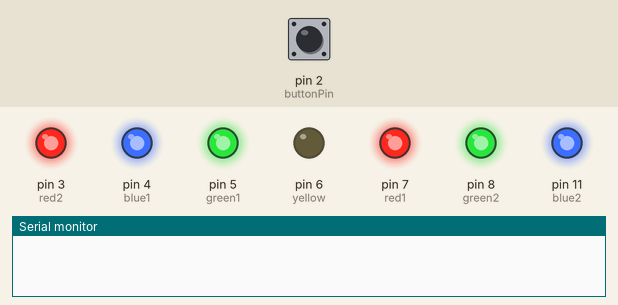
A sketch run on a simulated Arduino Uno, built with avr-gcc and run on an emulated ATmega328P. Shown: output pins drawn as LEDs (lit = HIGH), the last lines printed to the serial monitor. Dashed ring = blinking. The inputs (shaded band) are chosen by the test bench; at power-on: pin 2 (buttonPin) HIGH.

Above: at 1.2 s.
1.3 s: pin 2 (buttonPin) pulled LOW for 1 s
At 2.55 s:
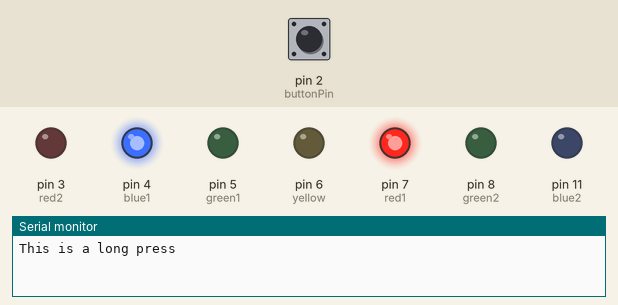
4.3 s: pin 2 (buttonPin) pulled LOW for 3.2 s
At 4.7 s:
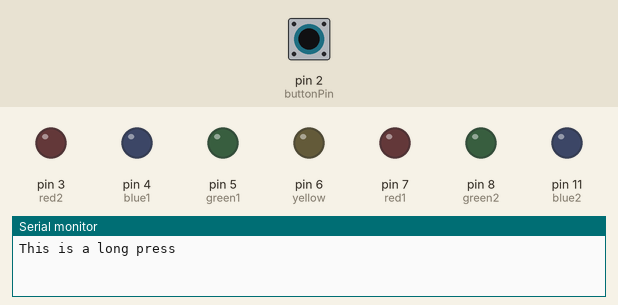
10.5 s: pin 2 (buttonPin) pulled LOW for 0.15 s
At 11.75 s:
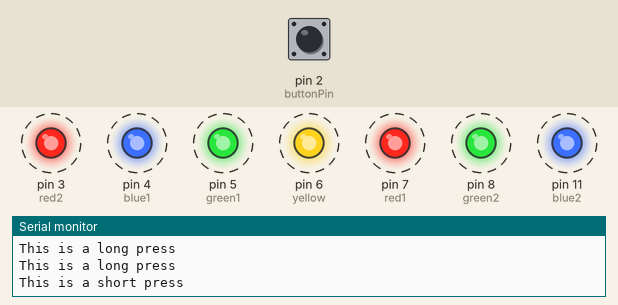
Timing chart, 0 to 19.5 s (numbered marks = the images above; inputs shaded):
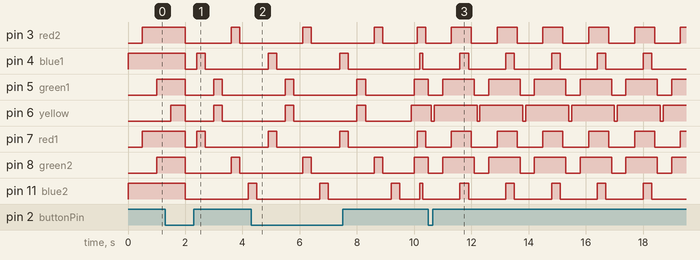

Measured:
- after the input at 10.5 s, pin 3 (red2): alternates HIGH for 0.70 s and LOW for 0.90 s, starting after 0.80 s; pin 4 (blue1): alternates HIGH for 0.30 s and LOW for 1.3 s, starting after 1.1 s
- by itself, pin 7 (red1): alternates HIGH for 0.30 s and LOW for 2.3 s

The sketch:

interrupts.ino
```cpp
/*
 * Interface 7 LEDs to the 2560 controlled by 1 button
 * Short press - increases the frequency of the pattern
 * Long press - changes pattern
 * Using Interrupts
 */

int red1 = 7, red2 = 3, green1 = 5, yellow = 6, green2 = 8, blue1 = 4, blue2 = 11;
int buttonPin = 2;
int buttonVal;
int dt = 500, dt1 = 500, dt2 = 500, dt3 = 500;
int lastState = HIGH;
int count = 0;

long holdingTime;
long previousHoldingTime;
unsigned long firstButtonPressTime;

void setup() {
  pinMode(red1, OUTPUT);
  pinMode(red2, OUTPUT);
  pinMode(green1, OUTPUT);
  pinMode(yellow, OUTPUT);
  pinMode(green2, OUTPUT);
  pinMode(blue1, OUTPUT);
  pinMode(blue2, OUTPUT);
  pinMode(buttonPin, INPUT);
  digitalWrite(buttonPin, HIGH);
  Serial.begin(9600);
  attachInterrupt(digitalPinToInterrupt(buttonPin), buttonIsPressed, CHANGE);
}

void loop() {
  blinkingLeds();
}

void buttonPress() {

  if (buttonVal == LOW && lastState == HIGH && (millis()- firstButtonPressTime) > 200) {
    firstButtonPressTime = millis();
  }
  holdingTime = (millis() - firstButtonPressTime);

  if (holdingTime > 50) {
    if (buttonVal == HIGH && lastState == LOW) {
      if (holdingTime <= 550) {
        Serial.println("This is a short press");
        if (count == 0) {
          dt1 += 200;
        }
        else if (count == 1) {
          dt2 += 200;
        }
        else if (count == 2) {
          dt3 += 200;
        }
      }
      else if (holdingTime > 550) {
        Serial.println("This is a long press");
        dt1 = 500;
        dt2 = 300;
        dt3 = 100;
        count += 1;
      }
    }
  }

  lastState = buttonVal;
  previousHoldingTime = holdingTime;
}

void buttonIsPressed() {
  buttonVal = digitalRead(buttonPin);
  buttonPress();
  //Serial.println(buttonPress());
}

void blinkingLeds() {
    if (count == 0) {
      pattern1(dt1);
    } else if (count == 1) {
      pattern2(dt2);
    } else if (count == 2) {
      pattern3(dt3);
    } else if (count == 3) {
      count = 0;
    }
}

void pattern1(int delaytime){
  digitalWrite(blue1, HIGH);
  digitalWrite(blue2, HIGH);
  delay(delaytime);
  digitalWrite(red1, HIGH);
  digitalWrite(red2, HIGH);
  delay(delaytime);
  digitalWrite(green1, HIGH);
  digitalWrite(green2, HIGH);
  delay(delaytime);
  digitalWrite(yellow, HIGH);
  delay(delaytime);
  off();
}

void off() {
  digitalWrite(red1, LOW);
  digitalWrite(red2, LOW);
  digitalWrite(blue1, LOW);
  digitalWrite(blue2, LOW);
  digitalWrite(green1, LOW);
  digitalWrite(green2, LOW);
  digitalWrite(yellow, LOW);
  delay(400);
}

void pattern2(int delaytime) {
  digitalWrite(red1, HIGH);
  digitalWrite(blue1, HIGH);
  delay(delaytime);
  digitalWrite(red1, LOW);
  digitalWrite(blue1, LOW);
  delay(delaytime);
  digitalWrite(green1, HIGH);
  digitalWrite(yellow, HIGH);
  delay(delaytime);
  digitalWrite(green1, LOW);
  digitalWrite(yellow, LOW);
  delay(delaytime);
  digitalWrite(green2, HIGH);
  digitalWrite(red2, HIGH);
  delay(delaytime);
  digitalWrite(green2, LOW);
  digitalWrite(red2, LOW);
  delay(delaytime);
  digitalWrite(blue2, HIGH);
  delay(delaytime);
  off();
}

void pattern3(int delaytime) {
  digitalWrite(yellow, HIGH);
  delay(delaytime);
  digitalWrite(green1, HIGH);
  digitalWrite(green2, HIGH);
  delay(delaytime);
  digitalWrite(red1, HIGH);
  digitalWrite(red2, HIGH);
  delay(delaytime);
  digitalWrite(blue1, HIGH);
  digitalWrite(blue2, HIGH);
  delay(delaytime);

  digitalWrite(blue1, LOW);
  digitalWrite(blue2, LOW);
  delay(100);
  digitalWrite(red1, LOW);
  digitalWrite(red2, LOW);
  delay(100);
  digitalWrite(green1, LOW);
  digitalWrite(green2, LOW);
  delay(100);
  digitalWrite(yellow, LOW);
  delay(100);
}
```
